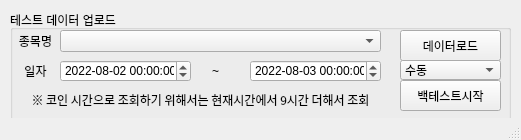
<?xml version="1.0" encoding="UTF-8"?>
<ui version="4.0">
 <class>MainWindow</class>
 <widget class="QMainWindow" name="MainWindow">
  <property name="geometry">
   <rect>
    <x>0</x>
    <y>0</y>
    <width>521</width>
    <height>140</height>
   </rect>
  </property>
  <property name="windowTitle">
   <string>MainWindow</string>
  </property>
  <widget class="QWidget" name="centralwidget">
   <widget class="QGroupBox" name="groupBox_6">
    <property name="geometry">
     <rect>
      <x>10</x>
      <y>10</y>
      <width>501</width>
      <height>111</height>
     </rect>
    </property>
    <property name="title">
     <string>테스트 데이터 업로드</string>
    </property>
    <widget class="QComboBox" name="comboBox_jongmok2">
     <property name="geometry">
      <rect>
       <x>50</x>
       <y>20</y>
       <width>321</width>
       <height>22</height>
      </rect>
     </property>
    </widget>
    <widget class="QLabel" name="label_21">
     <property name="geometry">
      <rect>
       <x>0</x>
       <y>20</y>
       <width>51</width>
       <height>21</height>
      </rect>
     </property>
     <property name="text">
      <string>종목명</string>
     </property>
     <property name="alignment">
      <set>Qt::AlignCenter</set>
     </property>
    </widget>
    <widget class="QLabel" name="label_22">
     <property name="geometry">
      <rect>
       <x>0</x>
       <y>50</y>
       <width>51</width>
       <height>21</height>
      </rect>
     </property>
     <property name="text">
      <string>일자</string>
     </property>
     <property name="alignment">
      <set>Qt::AlignCenter</set>
     </property>
    </widget>
    <widget class="QDateTimeEdit" name="dateTimeEdit_searchDate">
     <property name="geometry">
      <rect>
       <x>50</x>
       <y>50</y>
       <width>131</width>
       <height>22</height>
      </rect>
     </property>
     <property name="dateTime">
      <datetime>
       <hour>0</hour>
       <minute>0</minute>
       <second>0</second>
       <year>2022</year>
       <month>8</month>
       <day>2</day>
      </datetime>
     </property>
     <property name="date">
      <date>
       <year>2022</year>
       <month>8</month>
       <day>2</day>
      </date>
     </property>
     <property name="time">
      <time>
       <hour>0</hour>
       <minute>0</minute>
       <second>0</second>
      </time>
     </property>
     <property name="minimumDateTime">
      <datetime>
       <hour>0</hour>
       <minute>0</minute>
       <second>0</second>
       <year>2010</year>
       <month>9</month>
       <day>14</day>
      </datetime>
     </property>
     <property name="maximumDate">
      <date>
       <year>2023</year>
       <month>12</month>
       <day>31</day>
      </date>
     </property>
     <property name="currentSection">
      <enum>QDateTimeEdit::MonthSection</enum>
     </property>
     <property name="displayFormat">
      <string>yyyy-MM-dd hh:mm:ss</string>
     </property>
     <property name="currentSectionIndex">
      <number>1</number>
     </property>
    </widget>
    <widget class="QPushButton" name="pushButton_testStart">
     <property name="geometry">
      <rect>
       <x>390</x>
       <y>20</y>
       <width>101</width>
       <height>31</height>
      </rect>
     </property>
     <property name="text">
      <string>데이터로드</string>
     </property>
    </widget>
    <widget class="QDateTimeEdit" name="dateTimeEdit_searchDate_2">
     <property name="geometry">
      <rect>
       <x>240</x>
       <y>50</y>
       <width>131</width>
       <height>22</height>
      </rect>
     </property>
     <property name="dateTime">
      <datetime>
       <hour>0</hour>
       <minute>0</minute>
       <second>0</second>
       <year>2022</year>
       <month>8</month>
       <day>3</day>
      </datetime>
     </property>
     <property name="date">
      <date>
       <year>2022</year>
       <month>8</month>
       <day>3</day>
      </date>
     </property>
     <property name="time">
      <time>
       <hour>0</hour>
       <minute>0</minute>
       <second>0</second>
      </time>
     </property>
     <property name="currentSection">
      <enum>QDateTimeEdit::MonthSection</enum>
     </property>
     <property name="displayFormat">
      <string>yyyy-MM-dd hh:mm:ss</string>
     </property>
     <property name="currentSectionIndex">
      <number>1</number>
     </property>
    </widget>
    <widget class="QLabel" name="label_25">
     <property name="geometry">
      <rect>
       <x>180</x>
       <y>50</y>
       <width>51</width>
       <height>21</height>
      </rect>
     </property>
     <property name="text">
      <string>~</string>
     </property>
     <property name="alignment">
      <set>Qt::AlignCenter</set>
     </property>
    </widget>
    <widget class="QLabel" name="label_2">
     <property name="geometry">
      <rect>
       <x>10</x>
       <y>80</y>
       <width>361</width>
       <height>20</height>
      </rect>
     </property>
     <property name="font">
      <font>
       <family>Californian FB</family>
      </font>
     </property>
     <property name="text">
      <string>※ 코인 시간으로 조회하기 위해서는 현재시간에서 9시간 더해서 조회</string>
     </property>
     <property name="alignment">
      <set>Qt::AlignCenter</set>
     </property>
     <property name="openExternalLinks">
      <bool>false</bool>
     </property>
    </widget>
    <widget class="QComboBox" name="combo_all">
     <property name="geometry">
      <rect>
       <x>390</x>
       <y>50</y>
       <width>101</width>
       <height>20</height>
      </rect>
     </property>
     <item>
      <property name="text">
       <string>수동</string>
      </property>
     </item>
     <item>
      <property name="text">
       <string>자동</string>
      </property>
     </item>
    </widget>
    <widget class="QPushButton" name="push_start">
     <property name="geometry">
      <rect>
       <x>390</x>
       <y>70</y>
       <width>101</width>
       <height>31</height>
      </rect>
     </property>
     <property name="text">
      <string>백테스트시작</string>
     </property>
    </widget>
   </widget>
  </widget>
  <widget class="QStatusBar" name="statusbar"/>
 </widget>
 <resources/>
 <connections/>
</ui>
